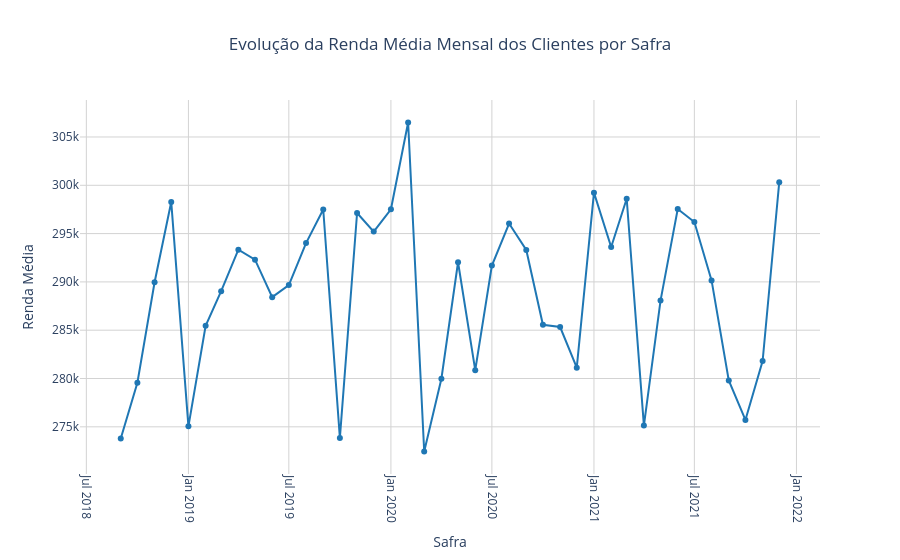

The cell this chart's notebook holds for it:
### Markdown cell above
**Conclusão**
- Como as estatísticas descritivas não sofreram alterações em relação ao tratamento, os dados estão limpos e preparados para análise

### Code cell
df_evolucao_renda_mensal = (
    df_base_info_tratado
    .groupby('safra_ref')['renda_mes_anterior']
    .mean()
    .reset_index(name='renda_media')
    )

fig = px.line(
    df_evolucao_renda_mensal,
    x='safra_ref',
    y='renda_media',
    markers=True,
    title='Evolução da Renda Média Mensal dos Clientes por Safra',
    color_discrete_sequence=['#1f77b4'],
    labels={
        'safra_ref': 'Safra',
        'renda_media': 'Renda Média'
    }
)

fig.update_layout(
    title_x=0.5,
    plot_bgcolor='white',
    xaxis=dict(showgrid=True, gridcolor='lightgray', tickangle=90),
    yaxis=dict(showgrid=True, gridcolor='lightgray')
)

fig.show()

### Figure 1 — Plotly figure (JSON) as saved in the notebook; plotly's stock layout.template omitted (floating-point values rounded to 4 significant figures)
{"data": [{"hovertemplate": "Safra=%{x}<br>Renda Média=%{y}<extra></extra>", "legendgroup": "", "line": {"color": "#1f77b4", "dash": "solid"}, "marker": {"symbol": "circle"}, "mode": "lines+markers", "name": "", "orientation": "v", "showlegend": false, "type": "scatter", "x": ["2018-09", "2018-10", "2018-11", "2018-12", "2019-01", "2019-02", "2019-03", "2019-04", "2019-05", "2019-06", "2019-07", "2019-08", "2019-09", "2019-10", "2019-11", "2019-12", "2020-01", "2020-02", "2020-03", "2020-04", "2020-05", "2020-06", "2020-07", "2020-08", "2020-09", "2020-10", "2020-11", "2020-12", "2021-01", "2021-02", "2021-03", "2021-04", "2021-05", "2021-06", "2021-07", "2021-08", "2021-09", "2021-10", "2021-11", "2021-12"], "xaxis": "x", "y": [273800.0, 279600.0, 290000.0, 298300.0, 275000.0, 285500.0, 289000.0, 293300.0, 292300.0, 288400.0, 289700.0, 294000.0, 297500.0, 273800.0, 297100.0, 295200.0, 297500.0, 306500.0, 272400.0, 280000.0, 292000.0, 280900.0, 291700.0, 296000.0, 293300.0, 285600.0, 285300.0, 281100.0, 299200.0, 293600.0, 298600.0, 275100.0, 288100.0, 297500.0, 296200.0, 290200.0, 279800.0, 275700.0, 281800.0, 300300.0], "yaxis": "y"}], "layout": {"legend": {"tracegroupgap": 0}, "plot_bgcolor": "white", "title": {"text": "Evolução da Renda Média Mensal dos Clientes por Safra", "x": 0.5}, "xaxis": {"anchor": "y", "domain": [0, 1], "gridcolor": "lightgray", "showgrid": true, "tickangle": 90, "title": {"text": "Safra"}}, "yaxis": {"anchor": "x", "domain": [0, 1], "gridcolor": "lightgray", "showgrid": true, "title": {"text": "Renda Média"}}}}
